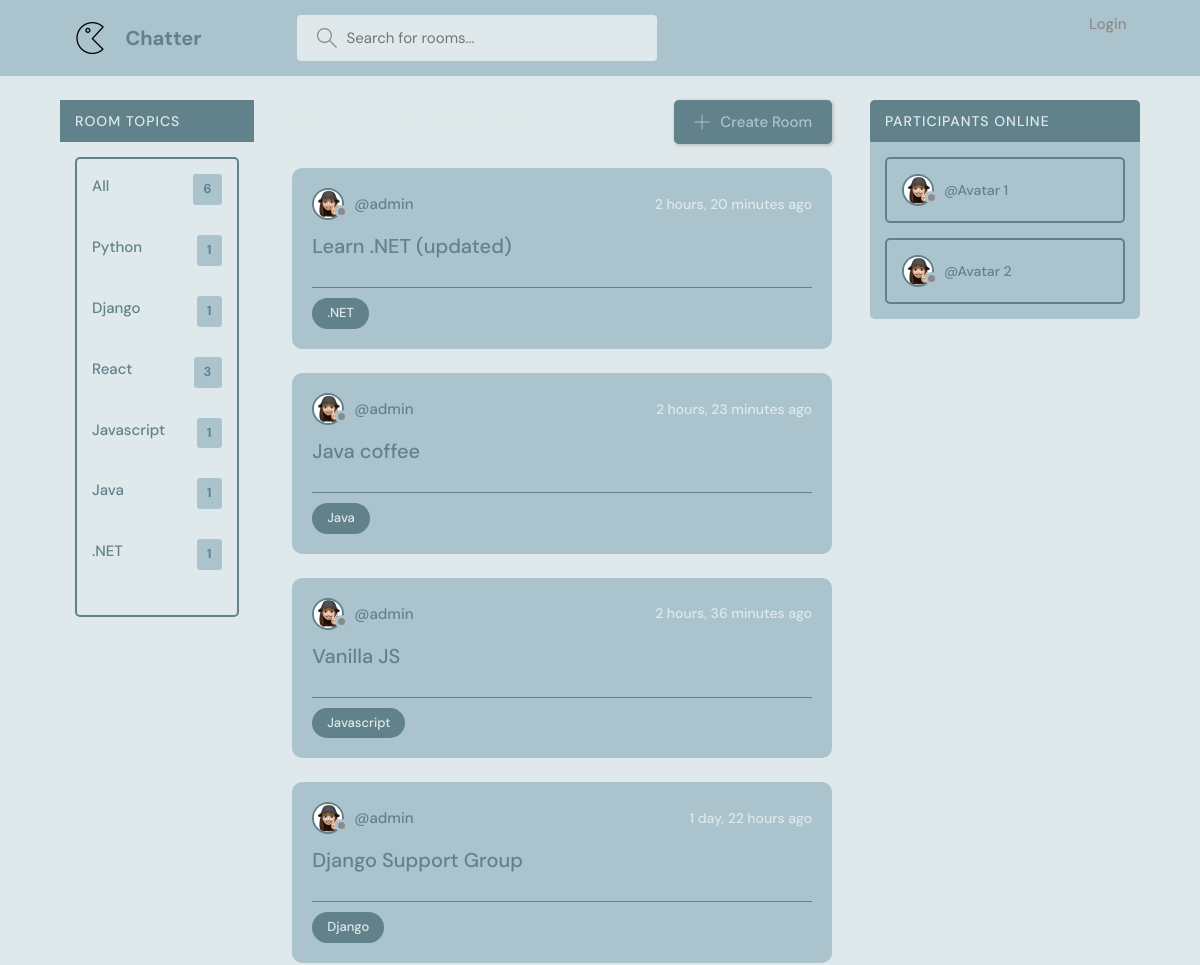
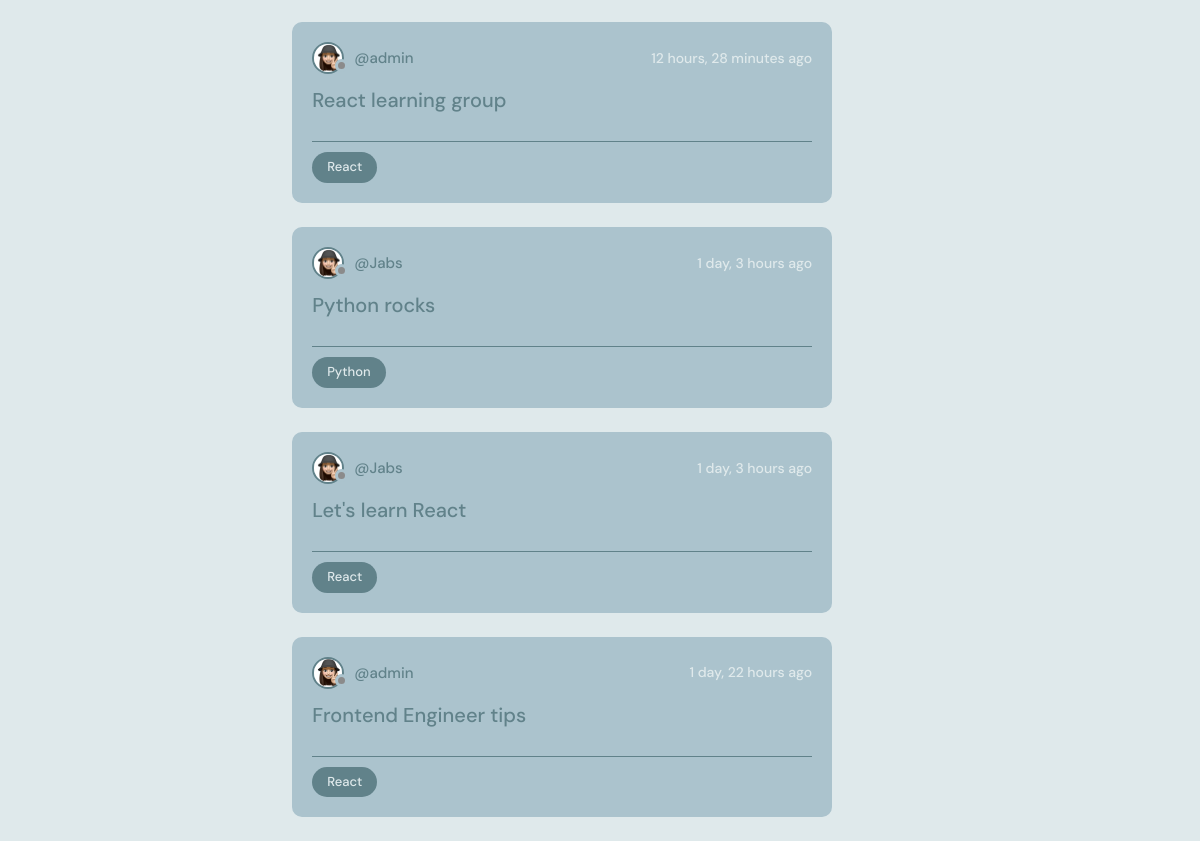
The app's page /, older data (2 pictures, top to bottom).
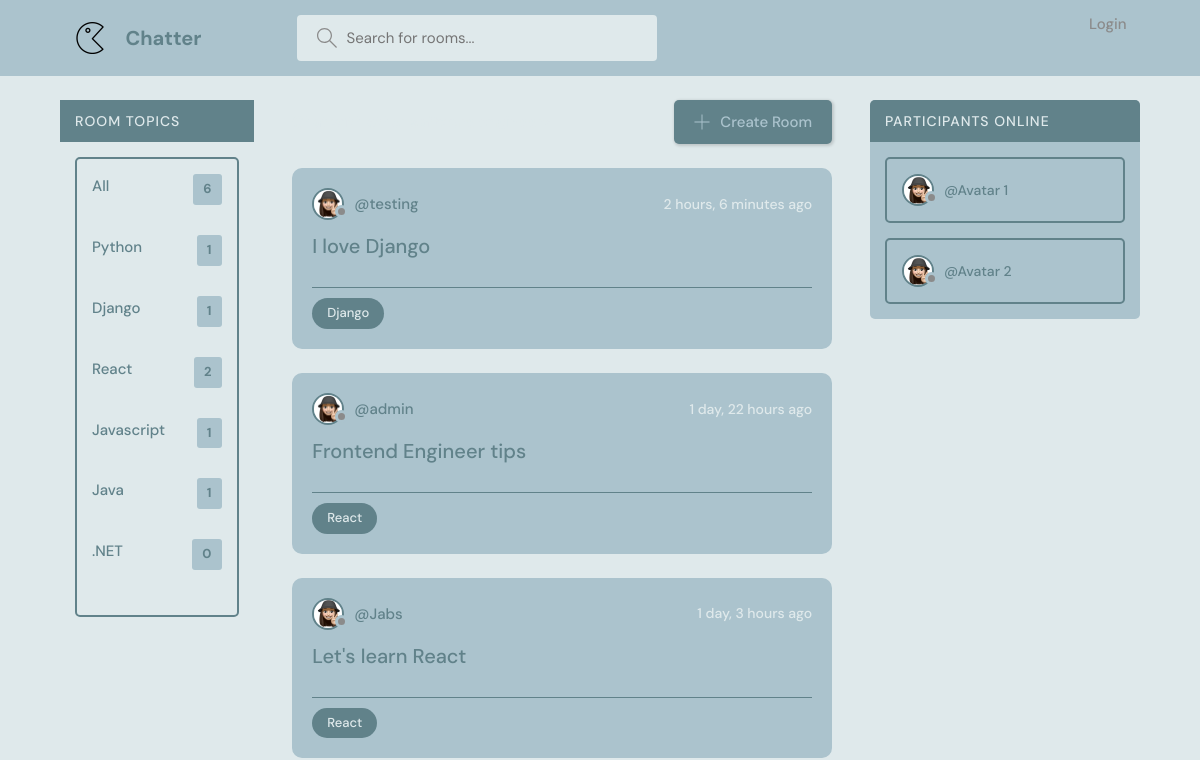
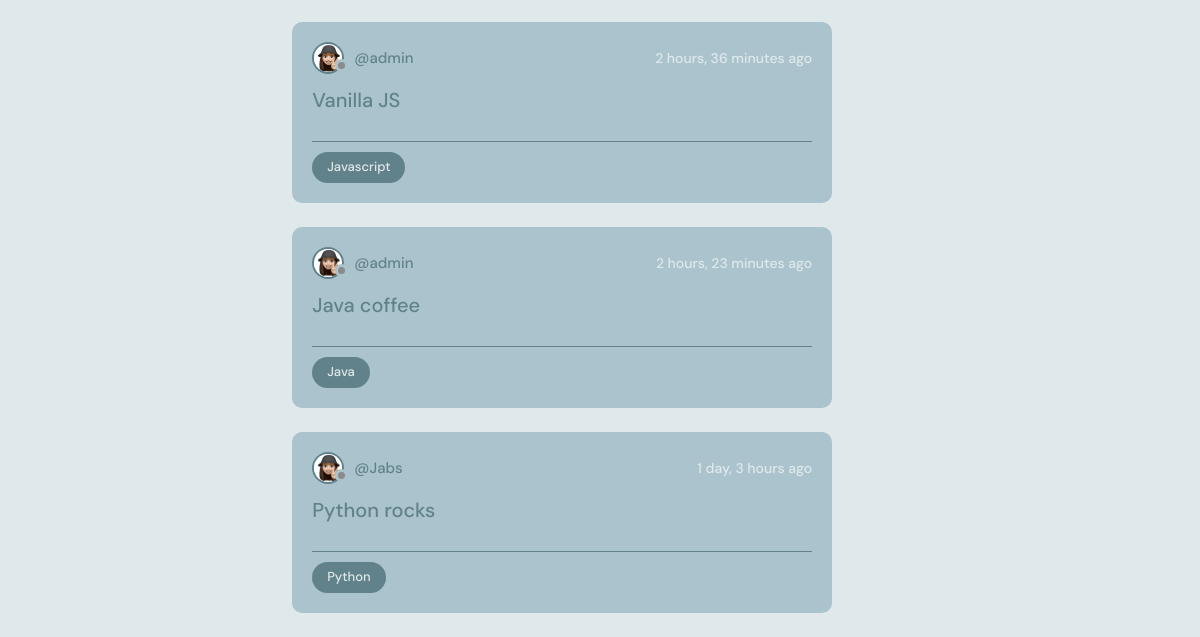
The same page, newer data (2 pictures, top to bottom).
### base/models.py (models this page shows, shortened)
class Topic(models.Model):
    name = models.CharField(max_length=100)

class Room(models.Model):
    host = models.ForeignKey(User, on_delete=models.SET_NULL, null = True)
    topic= models.ForeignKey(Topic, on_delete=models.SET_NULL, null = True)
    name = models.CharField(max_length =200) # specify the attribute and its value
    description = models.TextField(null = True, blank = True) # by default null is set to False. Null = true means description can be blank. Null is for database and blank is for the form
    participants = models.ManyToManyField(User, related_name='participants', blank=True)
    updated = models.DateTimeField(auto_now = True) #snapshot every time we save
    created = models.DateTimeField(auto_now_add = True) #snapshot the first time we add it
    class Meta:
        ordering = ['-updated', '-created']

### base/views.py (the view)
# urls.py: path('', views.home, name="home"),
def home(request):
    q = request.GET.get('q') if request.GET.get('q') != None else ''
    rooms = Room.objects.filter(
        Q(topic__name__icontains=q) |
        Q(name__icontains=q) |
        Q(description__icontains=q)
        ) #querying the rooms from the database
    topics = Topic.objects.all()
    room_count = rooms.count()
    context = {'rooms': rooms, 'topics': topics, 'room_count': room_count}
    return render(request, 'base/home.html',context)

### base/templates/base/home.html
{% extends 'main.html' %}
{% block content %}
<main class="layout layout--3">
  <div class="container">
    {% include 'base/topics_component.html' %}
    <div class="roomList">
      <div class="roomList__header">
        <div>
          <h3> Chat with other software engineers </h3>
        </div>
        <a class="btn btn--main" href="{% url 'create-room' %}">
          <svg version="1.1" xmlns="http://www.w3.org/2000/svg" width="32" height="32" viewBox="0 0 32 32">
            <title>add</title>
            <path
              d="M16.943 0.943h-1.885v14.115h-14.115v1.885h14.115v14.115h1.885v-14.115h14.115v-1.885h-14.115v-14.115z">
            </path>
          </svg>
          Create Room
        </a>
      </div>
      {% include 'base/feed_component.html' %}
    </div>
    <div class="activities">
      <div class="activities__header">
        <h2>Participants online</h2>
      </div>
      <div class="activities__box">
        <div class="activities__boxHeader roomListRoom__header">
          <a href="profile.html" class="roomListRoom__author">
            <div class="avatar avatar--small">
              <img src="static/images/avatar1.png" />
            </div>
            <p>
              @Avatar 1
            </p>
          </a>
        </div>
      </div>
      <div class="activities__box">
        <div class="activities__boxHeader roomListRoom__header">
          <a href="profile.html" class="roomListRoom__author">
            <div class="avatar avatar--small">
              <img src="static/images/avatar1.png" />
            </div>
            <p>
              @Avatar 2
            </p>
          </a>
        </div>
      </div>
    </div>
  </div>
</main>
{% endblock %}

### base/templates/base/topics_component.html
<div class="topics">
    <div class="activities__header">
        <h2> Room topics </h2>
    </div>
    <div class="activities__box">
        <ul class="topics__list">
            <li>
                <a href="{% url 'home' %}">All <span>{{topics.count}}</span></a>
            </li>
            {% for topic in topics %}
            <li>
                <a href="{% url 'home' %}?q={{topic.name}}">{{topic.name}}<span>{{topic.room_set.all.count}}</span></a>
            </li>
            {% endfor %}
        </ul>
    </div>
</div>

### base/templates/base/feed_component.html (shortened to what this page needs)
{% for room in rooms %}
<div class="roomListRoom">
    <div class="roomListRoom__header">
        <a href="{% url 'user-profile' room.host.id %}" class="roomListRoom__author">
            <div class="avatar avatar--small">
                <img src="static/images/avatar1.png" />
            </div>
            <span>
                @{{room.host.username}}
            </span>
        </a>
        <div class="roomListRoom__actions">
            <span> {{room.created | timesince }} ago</span>
        </div>
    </div>
    <div class="roomListRoom__content">
        <a href="{% url 'room' room.id %}">{{room.name}}</a>
    </div>
    <div class="roomListRoom__meta">
        <p class="roomListRoom__topic">{{room.topic.name}}</p>
    </div>
</div>
{% endfor %}

Row changes from the older to the newer data that the page shows:
removed Room: host.username "admin", created "2 hours, 20 minutes", name "Learn .NET (updated)", topic.name ".NET"
removed Room: host.username "admin", created "1 day, 22 hours", name "Django Support Group", topic.name "Django"
removed Room: host.username "admin", created "12 hours, 28 minutes", name "React learning group", topic.name "React"
computed for Topic "React": room_set.all.count "3" → "2"
computed for Topic ".NET": room_set.all.count "1" → "0"
added Room: host.username "testing", created "2 hours, 6 minutes", name "I love Django", topic.name "Django"
changed Room "Frontend Engineer tips": moves up the list
changed Room "Let's learn React": moves up the list
changed Room "Vanilla JS": moves down the list
